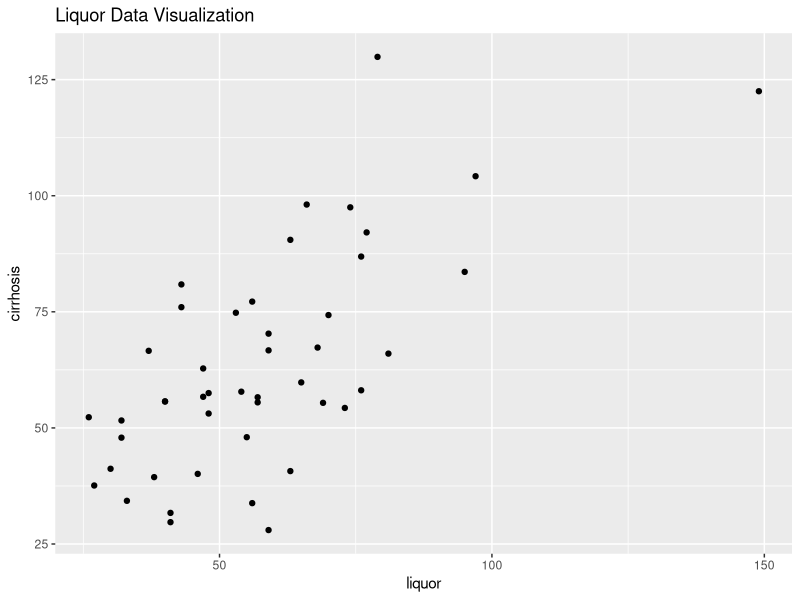
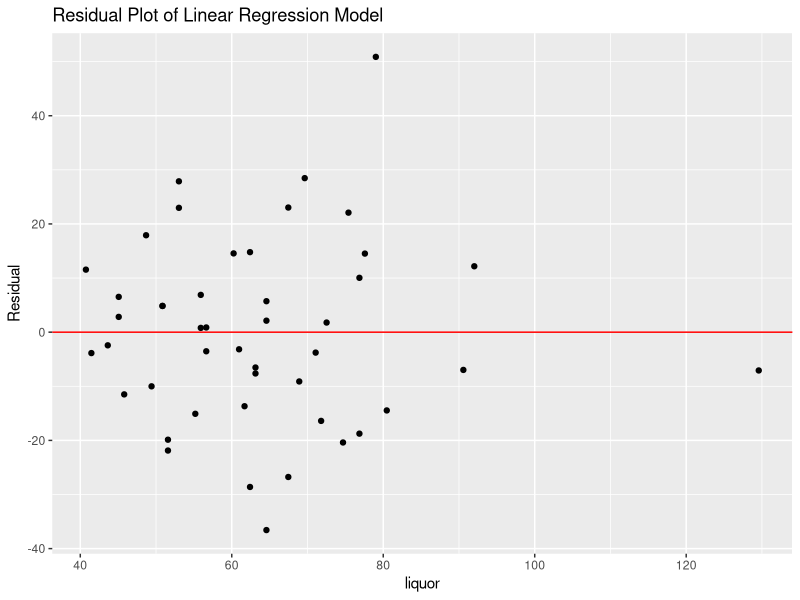
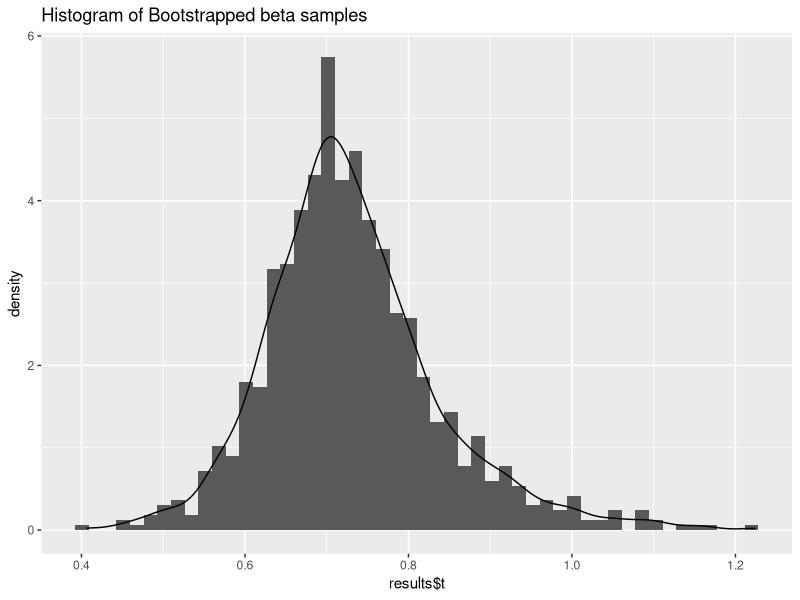
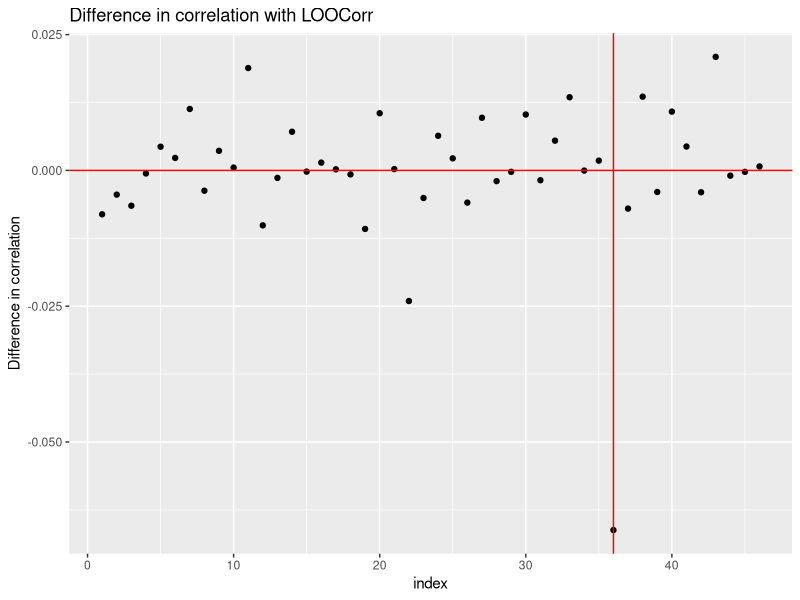
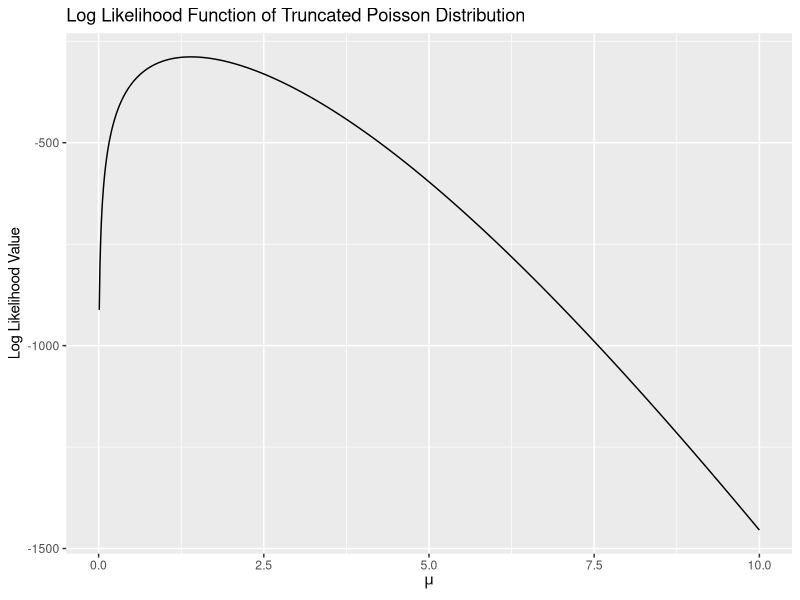

R code for these plots, in order:
## ---- chunk 1
samplea = c()
s_a = c()
for (i in 1:500){
  x = rpois(50,5)
  s_a = c(s_a, var(x))
  samplea = c(samplea, mean(x))
}

mean_a = mean(samplea)
s_a = mean(s_a)

sampleb = c()
s_b = c()
for (i in 1:500){
  theta = rgamma(50, shape = 2.5, rate = 0.5)
  y = c()
  for (j in 1:50){
    y = c(y, rpois(1, theta[j]))
  }
  sampleb = c(sampleb, mean(y))
  s_b = c(s_b, var(y))
}

mean_b = mean(sampleb)
s_b = mean(s_b)

cat("Test statistic for model a is: ", sqrt(500/2)*(s_a-mean_a)/mean_a, "\n")
cat("Test statistic for model b is: ", sqrt(500/2)*(s_b-mean_b)/mean_b)
## ---- chunk 2
dpd = c(rep(0,1), rep(1,4), rep(2,15), rep(3,31), rep(4,39), rep(5,55), rep(6,54), 
        rep(7,49), rep(8,47), rep(9,31), rep(10,16), rep(11, 9), rep(12, 8), rep(13, 4), rep(14, 3))

n = length(dpd)
s = var(dpd)
m = mean(dpd)

cat("Test statistic is: ", sqrt(n/2)*(s-m)/m, "\n")
## ---- chunk 3
knitr::opts_chunk$set(echo = TRUE)
library(ggplot2)
library(stats4)
## ---- chunk 4
liver<-read.csv('liver.csv')
## ---- chunk 5
ggplot(data=liver, aes(x = liquor, y =cirrhosis) )+
  geom_point()+
  ggtitle('Liquor Data Visualization')
## ---- chunk 6
liquor_fit<-lm(cirrhosis~liquor, data=liver)
summary(liquor_fit)
## ---- chunk 7
ggplot(liquor_fit)+
  geom_point(aes(x=.fitted, y=.resid))+
  ylab('Residual')+
  xlab('liquor')+
  ggtitle("Residual Plot of Linear Regression Model")+
  geom_hline(yintercept=0, color='red')
## ---- chunk 8
alpha = 0.05
n=46
t=qt(1-alpha/2, n-2)
se = 0.1168 #according to output in question 5
LB=0.7222-t*se
UB=0.7222+t*se
c(LB, UB)
## ---- chunk 9
n=nrow(liver)
sighat=sqrt(sum(resid(liquor_fit)^2)/n)
Sxx=sum((liver$liquor-mean(liver$liquor))^2)
interval = qnorm(0.975)*sighat/sqrt(Sxx)
betahat = as.numeric(coef(liquor_fit)['liquor'])
LB2= betahat-interval
UB2= betahat+interval
c(LB2,UB2)
## ---- chunk 10
library(boot)
set.seed(5703)
bootstrap <- function(liver, indices) {
  d <- liver[indices,] # allows boot to select sample 
  fit<-lm(cirrhosis~liquor, data=d)
  return(coef(fit)['liquor']) 
} 
results <- boot(data=liver, statistic=bootstrap, R=1000)
ggplot()+
  geom_histogram(aes(x=results$t, y=..density..), bins=50)+
  geom_density(aes(x=results$t, y=..density..))+
  ggtitle('Histogram of Bootstrapped beta samples')
boot.ci(results, type="bca") 
## ---- chunk 11
p1 =cor(liver$cirrhosis,liver$liquor) 
p1
## ---- chunk 12
library(dplyr)
LOOCorr <- function(i){
  dftmp <- liver[-c(i),]
  cor(dftmp$cirrhosis, dftmp$liquor) - cor(liver$cirrhosis,liver$liquor) 
}
corr_diff <- unlist(Map(LOOCorr, 1:nrow(liver)))
livercopy<-liver
livercopy$corr_diff<-corr_diff
maxindex=which.max(abs(livercopy$corr_diff))
ggplot(livercopy)+
  geom_point(aes(x=seq.int(1,nrow(livercopy)), y=corr_diff))+
  xlab('index')+
  ylab('Difference in correlation')+
  ggtitle('Difference in correlation with LOOCorr')+
  geom_hline(yintercept=0, color='red')+
  geom_vline(xintercept=maxindex, color='red')
livercopy[maxindex,]
## ---- chunk 13
obs_freq <- c(179,51,17,6,8,1,0,2)
k <- seq(2,9,1)
table1_data <- data.frame('k'=k, 'obs_freq'=obs_freq)
obs_data <- numeric()
for (i in 1:8){
  obs_data <- c(obs_data, rep(table1_data[i,1],table1_data[i,2]))
}
## ---- chunk 14
log_likelihood <- function(data, mu){
  n <- length(data)
  log_llh <- -n*log(1-exp(-mu)-mu*exp(-mu))-mu*n+sum(data*log(mu))-sum(log(factorial(data)))
}
## ---- chunk 15
list_mu <- seq(0.01,10,0.01)
list_log_llh <- numeric()
for (i in 1:length(list_mu)){
  temp <- log_likelihood(obs_data, list_mu[i])
  list_log_llh <- c(list_log_llh,temp)
}
df <- data.frame('mu'=list_mu, 'llh'=list_log_llh)
ggplot(df, aes(x=mu,y=llh))+
  geom_line()+
  ggtitle('Log Likelihood Function of Truncated Poisson Distribution')+
  labs(x=expression(mu), y='Log Likelihood Value')
## ---- chunk 16
neg_log_likelihood <- function(mu){
  result <- -log_likelihood(data=obs_data, mu)
  return(result)
}
mle(neg_log_likelihood, start = list(mu=1), method = "BFGS")
## ---- chunk 17
mu_mle <- 1.398391
fisher_info <- ((1-exp(-mu_mle))^2-mu_mle^2 * exp(-mu_mle))/
  (mu_mle * (1-exp(-mu_mle)-mu_mle*exp(-mu_mle))^2)
fisher_info
## ---- chunk 18
z <- 1.96
n <- 264
lower <- mu_mle-z/sqrt(n*fisher_info)
upper <- mu_mle+z/sqrt(n*fisher_info)
c(lower, upper)
